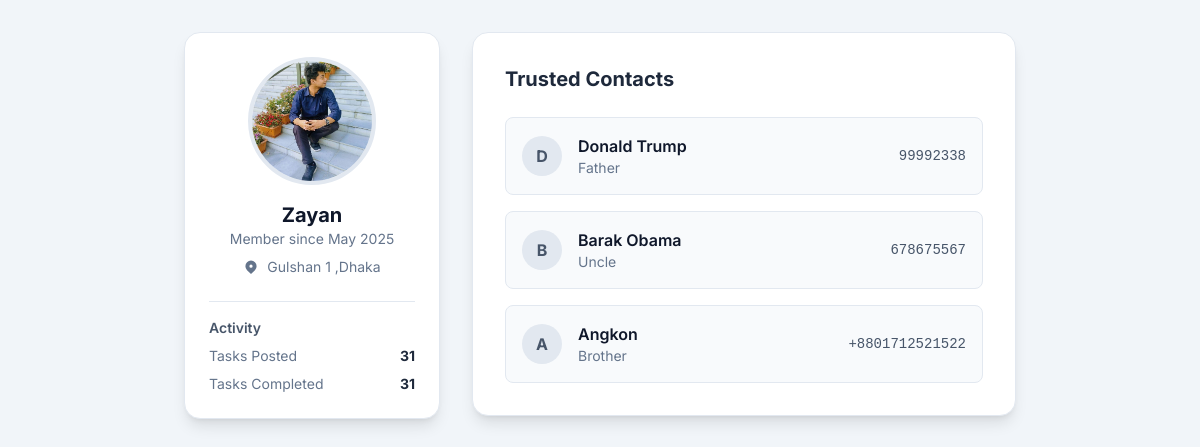
Screenshot of /publicprofile_user.php?id=6 (signed in) with the database file from the repository.
### tables this page shows
CREATE TABLE `users` (
  `user_id` int NOT NULL AUTO_INCREMENT,
  `name` varchar(255) NOT NULL,
  `email` varchar(255) NOT NULL,
  `profile_photo` text,
  `password_hash` varchar(255) NOT NULL,
  `phone_number` varchar(15) DEFAULT NULL,
  `address` text,
  `user_type` enum('disabled_individual','family_member','caretaker') NOT NULL,
  `created_at` timestamp NULL DEFAULT CURRENT_TIMESTAMP,
  `updated_at` timestamp NULL DEFAULT CURRENT_TIMESTAMP ON UPDATE CURRENT_TIMESTAMP,
  `verification_status` enum('pending','verified','rejected') DEFAULT 'pending',
  `verified_by` int DEFAULT NULL,
  `status` enum('active','suspended','deactivated') DEFAULT 'active',
  PRIMARY KEY (`user_id`),
  UNIQUE KEY `email` (`email`),
  KEY `verified_by` (`verified_by`),
  CONSTRAINT `users_ibfk_1` FOREIGN KEY (`verified_by`) REFERENCES `admins` (`admin_id`)
);

CREATE TABLE `trusted_contacts` (
  `contact_id` int NOT NULL AUTO_INCREMENT,
  `user_id` int NOT NULL,
  `name` varchar(255) NOT NULL,
  `phone_number` varchar(15) NOT NULL,
  `relationship` varchar(50) DEFAULT NULL,
  `created_at` timestamp NULL DEFAULT CURRENT_TIMESTAMP,
  PRIMARY KEY (`contact_id`),
  KEY `user_id` (`user_id`),
  CONSTRAINT `trusted_contacts_ibfk_1` FOREIGN KEY (`user_id`) REFERENCES `users` (`user_id`)
);

### publicprofile_user.php (the view, shortened to what this page needs)
<?php
include 'dbconnect.php';
$user_id_to_view = filter_input(INPUT_GET, 'id', FILTER_VALIDATE_INT);
$user_stmt = $conn->prepare("SELECT name, email, profile_photo, address, created_at FROM users WHERE user_id = ? AND status = 'active' AND verification_status = 'verified'");
$user_stmt->bind_param("i", $user_id_to_view);
$user_stmt->execute();
$result = $user_stmt->get_result();
$user_details = $result->fetch_assoc();
$stats_sql = "
    SELECT
        (SELECT COUNT(*) FROM tasks WHERE user_id = ?) AS total_posted,
        (SELECT COUNT(*) FROM hiring_records WHERE user_id = ? AND status = 'completed') AS total_completed
";
$stats_stmt = $conn->prepare($stats_sql);
$stats_stmt->bind_param("ii", $user_id_to_view, $user_id_to_view);
$stats_stmt->execute();
$user_stats = $stats_stmt->get_result()->fetch_assoc();
$contacts_sql = "SELECT name, phone_number, relationship FROM trusted_contacts WHERE user_id = ?";
$contacts_stmt = $conn->prepare($contacts_sql);
$contacts_stmt->bind_param("i", $user_id_to_view);
$contacts_stmt->execute();
$trusted_contacts = $contacts_stmt->get_result()->fetch_all(MYSQLI_ASSOC);
?>
<!DOCTYPE html>
<html lang="en">
<head>
    <script src="https://cdn.tailwindcss.com"></script>
</head>
<body class="bg-slate-100">
    <main class="max-w-4xl mx-auto p-4 sm:p-6 lg:p-8">
        <div class="grid grid-cols-1 lg:grid-cols-3 gap-8">
            <aside class="lg:col-span-1">
                <div class="bg-white p-6 rounded-2xl border border-slate-200 shadow-lg sticky top-8">
                    <div class="flex flex-col items-center">
                        <img class="h-32 w-32 rounded-full object-cover border-4 border-slate-200" src="<?php echo htmlspecialchars($user_details['profile_photo'] ?? 'img/default-avatar.png'); ?>" alt="Profile Photo">
                        <h2 class="text-xl font-bold text-slate-900 mt-4"><?php echo htmlspecialchars($user_details['name']); ?></h2>
                        <p class="text-sm text-slate-500">Member since <?php echo date('F Y', strtotime($user_details['created_at'])); ?></p>
                        <?php if(!empty($user_details['address'])): ?>
                        <p class="mt-2 text-sm text-slate-500 flex items-center gap-2">
                             <svg class="w-4 h-4" fill="currentColor" viewBox="0 0 20 20"><path fill-rule="evenodd" d="M5.05 4.05a7 7 0 119.9 9.9L10 18.9l-4.95-4.95a7 7 0 010-9.9zM10 11a2 2 0 100-4 2 2 0 000 4z" clip-rule="evenodd"></path></svg>
                            <?php echo htmlspecialchars($user_details['address']); ?>
                        </p>
                        <?php endif; ?>
                    </div>
                    <div class="mt-6 pt-4 border-t border-slate-200 space-y-2">
                        <h4 class="font-semibold text-sm text-slate-600 mb-2">Activity</h4>
                        <div class="flex justify-between text-sm">
                            <span class="text-slate-500">Tasks Posted</span>
                            <span class="font-bold text-slate-800"><?php echo $user_stats['total_posted'] ?? 0; ?></span>
                        </div>
                        <div class="flex justify-between text-sm">
                            <span class="text-slate-500">Tasks Completed</span>
                            <span class="font-bold text-slate-800"><?php echo $user_stats['total_completed'] ?? 0; ?></span>
                        </div>
                    </div>
                </div>
            </aside>
            <main class="lg:col-span-2">
                <div class="bg-white p-8 rounded-2xl border border-slate-200 shadow-lg space-y-6">
                    <h3 class="text-xl font-bold text-slate-800">Trusted Contacts</h3>
                    <?php if (empty($trusted_contacts)): ?>
                        <p class="text-center text-slate-500 py-8">This user has not listed any trusted contacts.</p>
                    <?php else: ?>
                        <ul class="space-y-4">
                        <?php foreach ($trusted_contacts as $contact): ?>
                            <li class="p-4 flex items-center justify-between rounded-lg border border-slate-200 bg-slate-50">
                                <div class="flex items-center gap-4">
                                    <div class="w-10 h-10 bg-slate-200 rounded-full flex items-center justify-center font-bold text-slate-600">
                                        <?php echo strtoupper(substr($contact['name'], 0, 1)); ?>
                                    </div>
                                    <div>
                                        <p class="font-semibold text-slate-900"><?php echo htmlspecialchars($contact['name']); ?></p>
                                        <p class="text-sm text-slate-500"><?php echo htmlspecialchars($contact['relationship']); ?></p>
                                    </div>
                                </div>
                                <div class="text-right">
                                    <p class="text-sm font-mono text-slate-600"><?php echo htmlspecialchars($contact['phone_number']); ?></p>
                                </div>
                            </li>
                        <?php endforeach; ?>
                        </ul>
                    <?php endif; ?>
                </div>
            </main>
        </div>
    </main>
</body>
</html>

### publicprofile_user.php (style rules this page uses)
body { font-family: 'Inter', sans-serif; }

### rows the page displays
users: profile_photo (picture), name "Zayan", created_at "May 2025", address "Gulshan 1 ,Dhaka"
trusted_contacts: name "D", name "Donald Trump", relationship "Father", phone_number "99992338"
trusted_contacts: name "B", name "Barak Obama", relationship "Uncle", phone_number "678675567"
trusted_contacts: name "A", name "Angkon", relationship "Brother", phone_number "+8801712521522"

### other values shown
$user_stats['total_posted'] "31"
$user_stats['total_completed'] "31"
